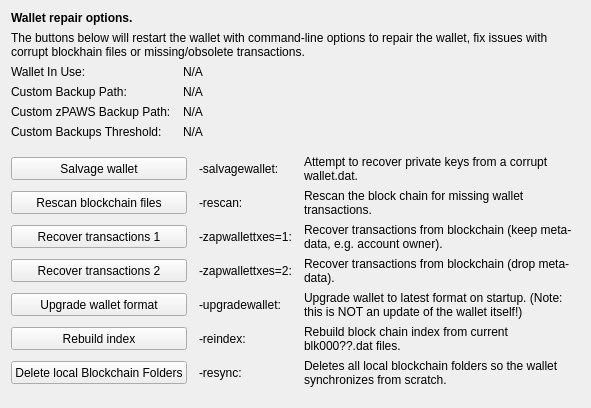
     <widget class="QWidget" name="tab_repair">
      <attribute name="title">
       <string>&amp;Wallet Repair</string>
      </attribute>
      <layout class="QGridLayout" name="gridLayout_4" columnstretch="0,0,0,0">
       <property name="horizontalSpacing">
        <number>12</number>
       </property>
       <item row="0" column="0" colspan="4">
        <widget class="QLabel" name="label_repair_header">
         <property name="font">
          <font>
           <weight>75</weight>
           <bold>true</bold>
          </font>
         </property>
         <property name="text">
          <string>Wallet repair options.</string>
         </property>
        </widget>
       </item>
       <item row="1" column="0" colspan="4">
        <widget class="QLabel" name="label_repair_helptext">
         <property name="font">
          <font>
           <weight>50</weight>
           <bold>false</bold>
          </font>
         </property>
         <property name="text">
          <string>The buttons below will restart the wallet with command-line options to repair the wallet, fix issues with corrupt blockhain files or missing/obsolete transactions.</string>
         </property>
         <property name="wordWrap">
          <bool>true</bool>
         </property>
        </widget>
       </item>
       <item row="2" column="0">
        <widget class="QLabel" name="wallet_path_label">
         <property name="text">
          <string>Wallet In Use:</string>
         </property>
        </widget>
       </item>
       <item row="2" column="1" colspan="3">
        <widget class="QLabel" name="wallet_path">
         <property name="cursor">
          <cursorShape>IBeamCursor</cursorShape>
         </property>
         <property name="text">
          <string>N/A</string>
         </property>
         <property name="textFormat">
          <enum>Qt::PlainText</enum>
         </property>
         <property name="textInteractionFlags">
          <set>Qt::LinksAccessibleByMouse|Qt::TextSelectableByKeyboard|Qt::TextSelectableByMouse</set>
         </property>
        </widget>
       </item>
       <item row="3" column="0">
        <widget class="QLabel" name="wallet_custombackuppath_label">
         <property name="visible">
          <bool>false</bool>
         </property>
         <property name="text">
          <string>Custom Backup Path:</string>
         </property>
        </widget>
       </item>
       <item row="3" column="1" colspan="3">
        <widget class="QLabel" name="wallet_custombackuppath">
         <property name="cursor">
          <cursorShape>IBeamCursor</cursorShape>
         </property>
         <property name="visible">
          <bool>false</bool>
         </property>
         <property name="text">
          <string>N/A</string>
         </property>
         <property name="textFormat">
          <enum>Qt::PlainText</enum>
         </property>
         <property name="textInteractionFlags">
          <set>Qt::LinksAccessibleByMouse|Qt::TextSelectableByKeyboard|Qt::TextSelectableByMouse</set>
         </property>
        </widget>
       </item>
       <item row="4" column="0">
        <widget class="QLabel" name="wallet_customzpivbackuppath_label">
         <property name="visible">
          <bool>false</bool>
         </property>
         <property name="text">
          <string>Custom zPAWS Backup Path:</string>
         </property>
        </widget>
       </item>
       <item row="4" column="1" colspan="3">
        <widget class="QLabel" name="wallet_customzpivbackuppath">
         <property name="cursor">
          <cursorShape>IBeamCursor</cursorShape>
         </property>
         <property name="visible">
          <bool>false</bool>
         </property>
         <property name="text">
          <string>N/A</string>
         </property>
         <property name="textFormat">
          <enum>Qt::PlainText</enum>
         </property>
         <property name="textInteractionFlags">
          <set>Qt::LinksAccessibleByMouse|Qt::TextSelectableByKeyboard|Qt::TextSelectableByMouse</set>
         </property>
        </widget>
       </item>
       <item row="5" column="0">
        <widget class="QLabel" name="wallet_custombackupthreshold_label">
         <property name="visible">
          <bool>false</bool>
         </property>
         <property name="text">
          <string>Custom Backups Threshold:</string>
         </property>
        </widget>
       </item>
       <item row="5" column="1" colspan="3">
        <widget class="QLabel" name="wallet_custombackupthreshold">
         <property name="cursor">
          <cursorShape>IBeamCursor</cursorShape>
         </property>
         <property name="visible">
          <bool>false</bool>
         </property>
         <property name="text">
          <string>N/A</string>
         </property>
         <property name="textFormat">
          <enum>Qt::PlainText</enum>
         </property>
         <property name="textInteractionFlags">
          <set>Qt::LinksAccessibleByMouse|Qt::TextSelectableByKeyboard|Qt::TextSelectableByMouse</set>
         </property>
        </widget>
       </item>
       <item row="6" column="0">
        <spacer name="verticalSpacer_repair1">
         <property name="orientation">
          <enum>Qt::Vertical</enum>
         </property>
         <property name="sizeHint" stdset="0">
          <size>
           <width>10</width>
           <height>10</height>
          </size>
         </property>
        </spacer>
       </item>
       <item row="7" column="0" colspan="2">
        <widget class="QPushButton" name="btn_salvagewallet">
         <property name="minimumSize">
          <size>
           <width>100</width>
           <height>23</height>
          </size>
         </property>
         <property name="text">
          <string>Salvage wallet</string>
         </property>
        </widget>
       </item>
       <item row="7" column="2">
        <widget class="QLabel" name="label_repair_salvage_command">
         <property name="text">
          <string notr="true">-salvagewallet:</string>
         </property>
        </widget>
       </item>
       <item row="7" column="3">
        <widget class="QLabel" name="label_repair_salvage">
         <property name="text">
          <string>Attempt to recover private keys from a corrupt wallet.dat.</string>
         </property>
         <property name="wordWrap">
          <bool>true</bool>
         </property>
        </widget>
       </item>
       <item row="8" column="0" colspan="2">
        <widget class="QPushButton" name="btn_rescan">
         <property name="minimumSize">
          <size>
           <width>100</width>
           <height>23</height>
          </size>
         </property>
         <property name="text">
          <string>Rescan blockchain files</string>
         </property>
        </widget>
       </item>
       <item row="8" column="2">
        <widget class="QLabel" name="label_repair_rescan_command">
         <property name="text">
          <string notr="true">-rescan:</string>
         </property>
        </widget>
       </item>
       <item row="8" column="3">
        <widget class="QLabel" name="label_repair_rescan">
         <property name="text">
          <string>Rescan the block chain for missing wallet transactions.</string>
         </property>
         <property name="wordWrap">
          <bool>true</bool>
         </property>
        </widget>
       </item>
       <item row="9" column="0" colspan="2">
        <widget class="QPushButton" name="btn_zapwallettxes1">
         <property name="minimumSize">
          <size>
           <width>100</width>
           <height>23</height>
          </size>
         </property>
         <property name="text">
          <string>Recover transactions 1</string>
         </property>
        </widget>
       </item>
       <item row="9" column="2">
        <widget class="QLabel" name="label_repair_zap1_command">
         <property name="text">
          <string notr="true">-zapwallettxes=1:</string>
         </property>
        </widget>
       </item>
       <item row="9" column="3">
        <widget class="QLabel" name="label_repair_zap1">
         <property name="text">
          <string>Recover transactions from blockchain (keep meta-data, e.g. account owner).</string>
         </property>
         <property name="wordWrap">
          <bool>true</bool>
         </property>
        </widget>
       </item>
       <item row="10" column="0" colspan="2">
        <widget class="QPushButton" name="btn_zapwallettxes2">
         <property name="minimumSize">
          <size>
           <width>100</width>
           <height>23</height>
          </size>
         </property>
         <property name="text">
          <string>Recover transactions 2</string>
         </property>
        </widget>
       </item>
       <item row="10" column="2">
        <widget class="QLabel" name="label_repair_zap2_command">
         <property name="text">
          <string notr="true">-zapwallettxes=2:</string>
         </property>
        </widget>
       </item>
       <item row="10" column="3">
        <widget class="QLabel" name="label_repair_zap2">
         <property name="text">
          <string>Recover transactions from blockchain (drop meta-data).</string>
         </property>
         <property name="wordWrap">
          <bool>true</bool>
         </property>
        </widget>
       </item>
       <item row="11" column="0" colspan="2">
        <widget class="QPushButton" name="btn_upgradewallet">
         <property name="minimumSize">
          <size>
           <width>100</width>
           <height>23</height>
          </size>
         </property>
         <property name="text">
          <string>Upgrade wallet format</string>
         </property>
        </widget>
       </item>
       <item row="11" column="2">
        <widget class="QLabel" name="label_repair_upgrade_command">
         <property name="text">
          <string notr="true">-upgradewallet:</string>
         </property>
        </widget>
       </item>
       <item row="11" column="3">
        <widget class="QLabel" name="label_repair_upgrade">
         <property name="text">
          <string>Upgrade wallet to latest format on startup. (Note: this is NOT an update of the wallet itself!)</string>
         </property>
         <property name="wordWrap">
          <bool>true</bool>
         </property>
        </widget>
       </item>
       <item row="12" column="0" colspan="2">
        <widget class="QPushButton" name="btn_reindex">
         <property name="minimumSize">
          <size>
           <width>100</width>
           <height>23</height>
          </size>
         </property>
         <property name="text">
          <string>Rebuild index</string>
         </property>
        </widget>
       </item>
       <item row="12" column="2">
        <widget class="QLabel" name="label_repair_reindex_command">
         <property name="text">
          <string notr="true">-reindex:</string>
         </property>
        </widget>
       </item>
       <item row="12" column="3">
        <widget class="QLabel" name="label_repair_reindex">
         <property name="text">
          <string>Rebuild block chain index from current blk000??.dat files.</string>
         </property>
         <property name="wordWrap">
          <bool>true</bool>
         </property>
        </widget>
       </item>
       <item row="13" column="0" colspan="2">
        <widget class="QPushButton" name="btn_resync">
         <property name="minimumSize">
          <size>
           <width>100</width>
           <height>23</height>
          </size>
         </property>
         <property name="text">
          <string>Delete local Blockchain Folders</string>
         </property>
        </widget>
       </item>
       <item row="13" column="2">
        <widget class="QLabel" name="label_repair_resync_command">
         <property name="text">
          <string>-resync:</string>
         </property>
        </widget>
       </item>
       <item row="13" column="3">
        <widget class="QLabel" name="label_repair_resync">
         <property name="text">
          <string>Deletes all local blockchain folders so the wallet synchronizes from scratch.</string>
         </property>
         <property name="wordWrap">
          <bool>true</bool>
         </property>
        </widget>
       </item>
       <item row="14" column="0">
        <spacer name="verticalSpacer_repair2">
         <property name="orientation">
          <enum>Qt::Vertical</enum>
         </property>
         <property name="sizeHint" stdset="0">
          <size>
           <width>20</width>
           <height>10</height>
          </size>
         </property>
        </spacer>
       </item>
      </layout>
     </widget>
